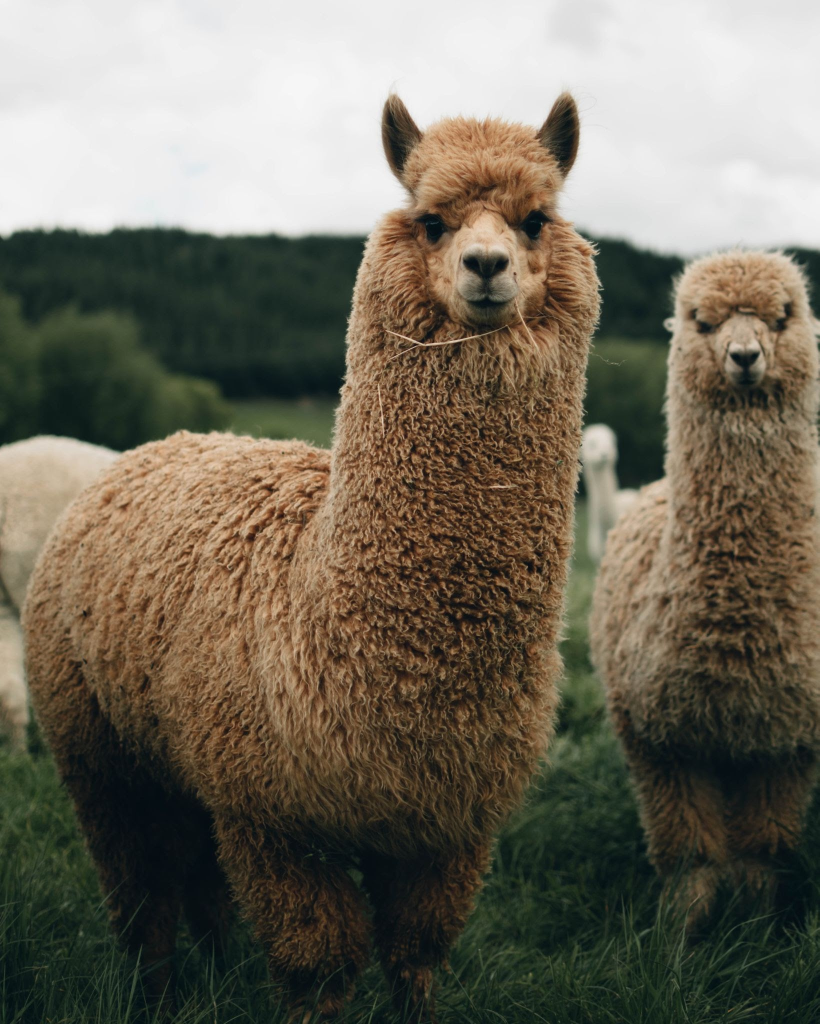
#> input picture pictures/alpaca.png, 1639 x 2048 px, given in place of moms farm.png, which was not available (shown at 1/2 size)
$ python -i index.py   (imports and definitions only)
#> lines starting #> are read from the running program, lines starting #| are printed output that depends on the picture
import tkinter
from tkinter import messagebox
from typing import List
import json
from dataclasses import dataclass
from PIL import Image, ImageTk, ImageDraw, ImageOps

# [4 lines not run here, left out]

root_frame = tkinter.Frame(bg="#333333")
# [1 line not run here, left out]

# @dataclass
# class User:
#    username: str
#    password: str

# user = User('','')

global_username = ""
global_password = ""

#       To Do
# Make each user only be able to see their own data
# Add photos
# finshing touches :)))))))
# (*wip*)


################################################
#!!!
def save_animal_data(data):
    with open(f"{global_username}_data.json", "w") as file:
        json.dump(data, file)


################################################
#!!!
# [219 lines left out: functions load_animal_data, remove_animal, add_animal, animal_menu, budget_menu, not called in this run]


################################################


# creates main menu
def main_menu():
    for widget in root_frame.winfo_children():
        widget.destroy()
    # welcome message label
    welcome_label = tkinter.Label(
        root_frame,
        text=f"Welcome to the Ranch Ranger",
        bg="#333333",
        fg="#F5DEB3",
        font=("Arial", 30),
    )
    welcome_label.grid(row=0, column=0, columnspan=2, sticky="news", pady=40)
    # animal view button
    View_button = tkinter.Button(
        root_frame,
        text="View Animals",
        bg="green",
        fg="#FFFFFF",
        font=("Arial", 16),
        command=lambda: animal_menu(),
    )
    View_button.grid(row=1, column=0, columnspan=3, pady=30, sticky="e")
    # budget view button
    budget_button = tkinter.Button(
        root_frame,
        text="View Monthly Expenses",
        bg="green",
        fg="#FFFFFF",
        font=("Arial", 16),
        command=lambda: budget_menu(),
    )
    budget_button.grid(row=1, column=0, columnspan=3, pady=30, sticky="w")
    # log out button
    logout_button = tkinter.Button(
        root_frame,
        text="Log Out",
        bg="green",
        fg="#FFFFFF",
        font=("Arial", 10),
        command=lambda: login_ui(),
    )
    logout_button.grid(row=8, column=0, columnspan=2, pady=20)
    # display main menu image
    image = Image.open(
        "C:/Users/fastc/OneDrive/Desktop/VS code/Ranch Ranger/pictures/moms farm.png"
    )
#> image is the input picture: PIL image 1639x2048 RGBA; mean R, G, B, A 112, 105.9, 91.6, 255
    image = image.resize((400, 400), resample=Image.BICUBIC)
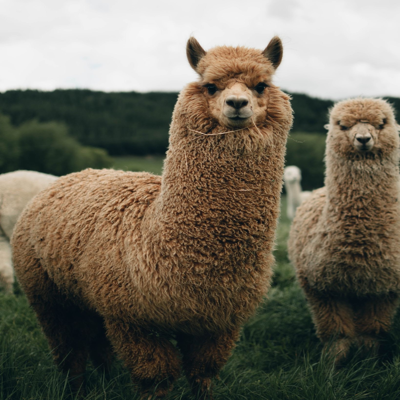
#> image: PIL image 400x400 RGBA; mean R, G, B, A 112, 105.9, 91.6, 255
    img = ImageTk.PhotoImage(image)

    # create a label to display the image
    img_label = tkinter.Label(root_frame, image=img, bg="#333333")
    img_label.image = img
    img_label.grid(row=6, column=0, columnspan=2, pady=20)


################################################


# loads all the users from the users file to get all the usr&pwd
# [102 lines left out: functions load_users, add_account, login, login_ui, not called in this run]


################################################

# [4 lines not run here, left out]

>>> result = main_menu()

$ run again, on pictures/farm 1.png
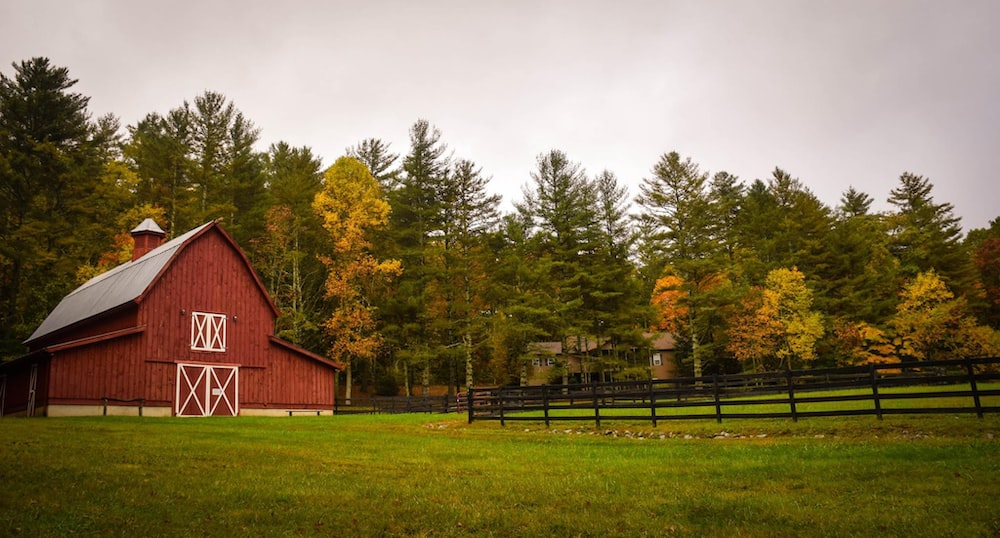
#> input picture pictures/farm 1.png, 1000 x 538 px, given in place of moms farm.png, which was not available
#> in main_menu, image is the input picture: PIL image 1000x538 RGBA; mean R, G, B, A 129.2, 114.4, 78.3, 255
#> in main_menu, `image = image.resize((400, 400), resample=Image.BICUBIC)`:
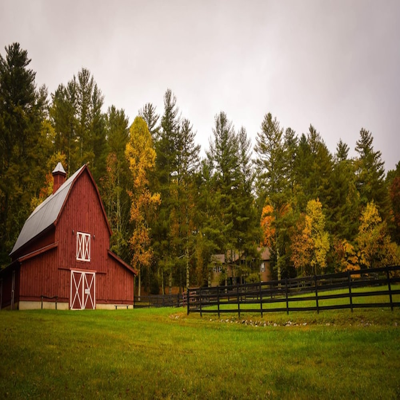
#> image: PIL image 400x400 RGBA; mean R, G, B, A 129.2, 114.3, 78.3, 255

$ run again, on pictures/farm 2.png
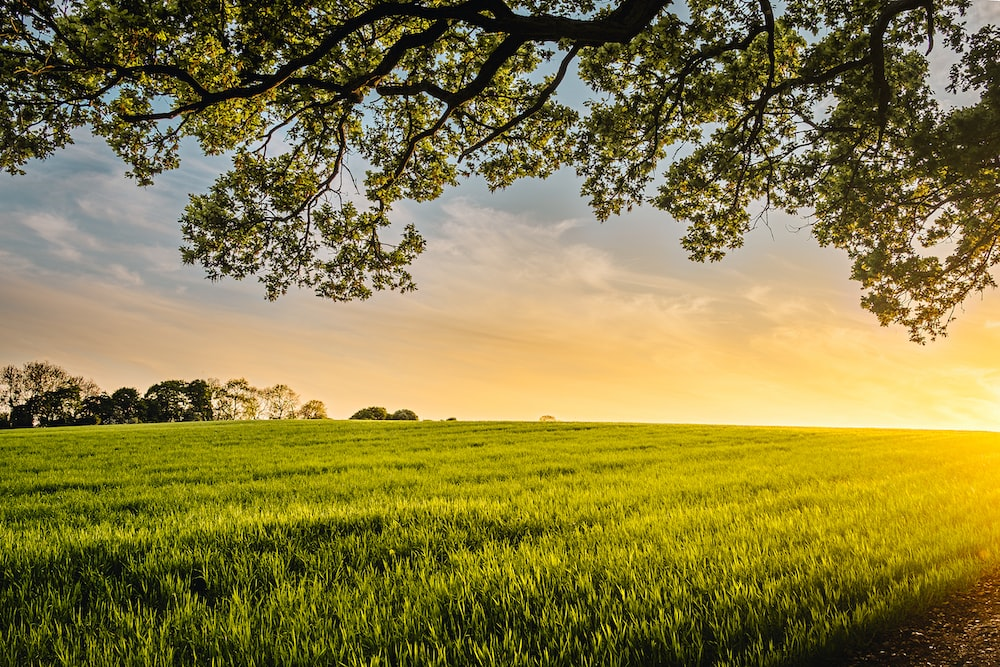
#> input picture pictures/farm 2.png, 1000 x 667 px, given in place of moms farm.png, which was not available
#> in main_menu, image is the input picture: PIL image 1000x667 RGBA; mean R, G, B, A 136, 124.5, 67, 255
#> in main_menu, `image = image.resize((400, 400), resample=Image.BICUBIC)`:
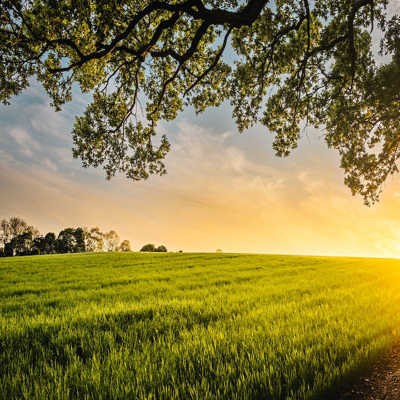
#> image: PIL image 400x400 RGBA; mean R, G, B, A 136, 124.5, 67, 255
